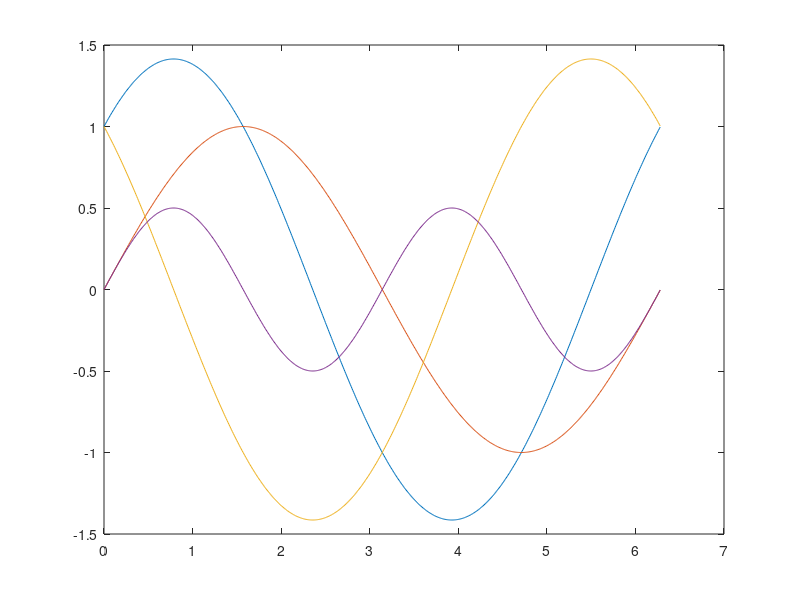

MATLAB code for this plot:
x=0:0.01:2*pi;
y1=sin(x)+cos(x);
plot(x,y1)
hold on
y2=sin(x);
plot(x,y2)
hold on
y3=cos(x)-sin(x);
plot(x,y3)
hold on
y4=cos(x).*sin(x);
plot(x,y4)